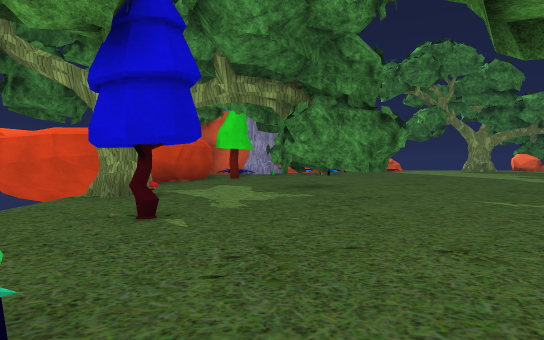
view 1 (above)

18 first-person views from a walk through a 3-D level made in the Unity game engine. The camera is 1.4 m above the floor, tilts 2° down and sees 70° across. The floor is counted in squares, 2 m on a side. Each view is taken from the middle of a square. On the plan, view 1 faces up. The plan holds only what a view shows up to about 11 squares ahead; the rest is blank. The place goes on beyond the plan. The player is left out. Some surface patterns are stand-ins.

view 2
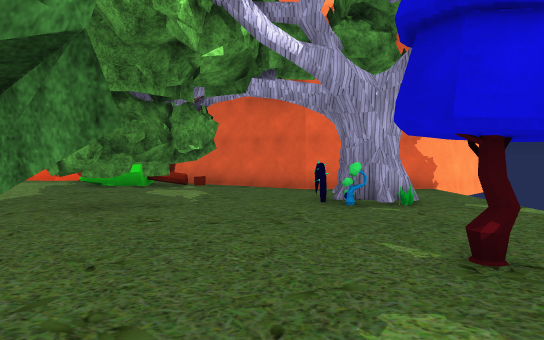

view 3
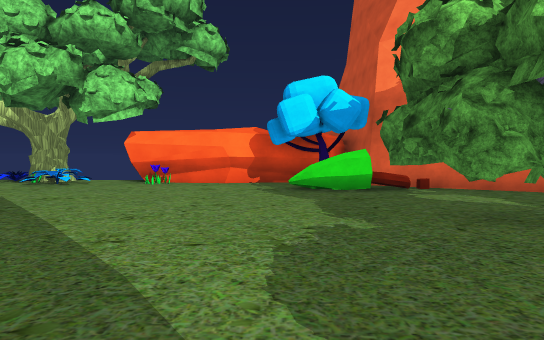

view 4
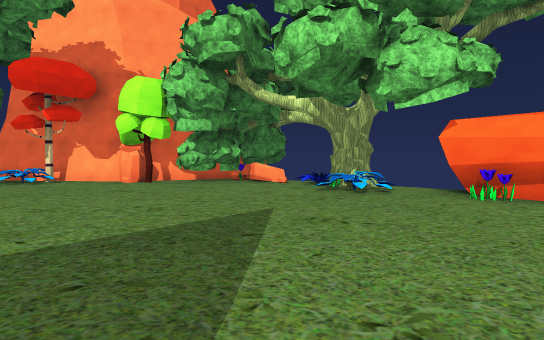

view 5
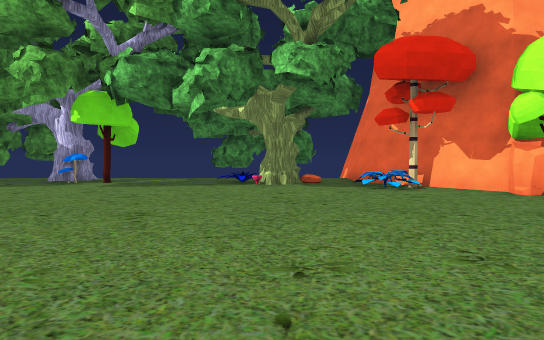

view 6
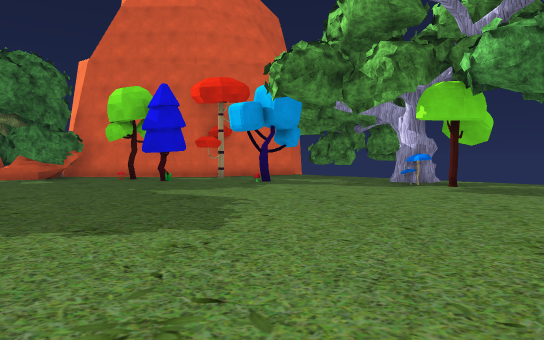

view 7
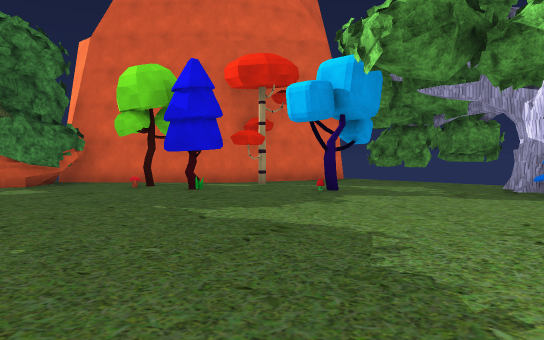

view 8
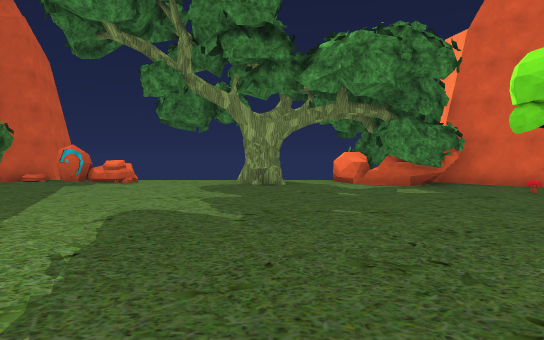

view 9
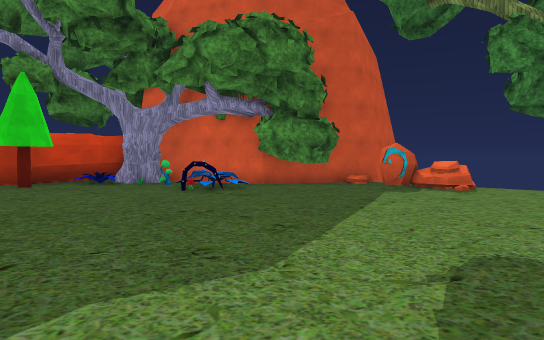

view 10
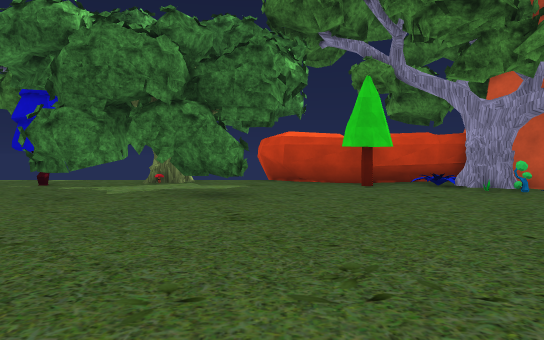

view 11
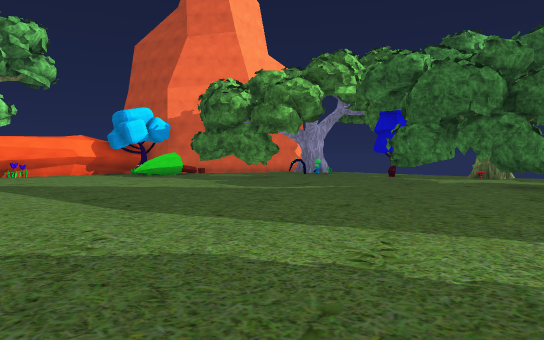

view 12
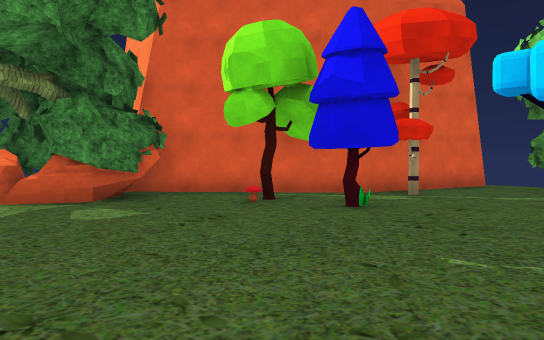

view 13
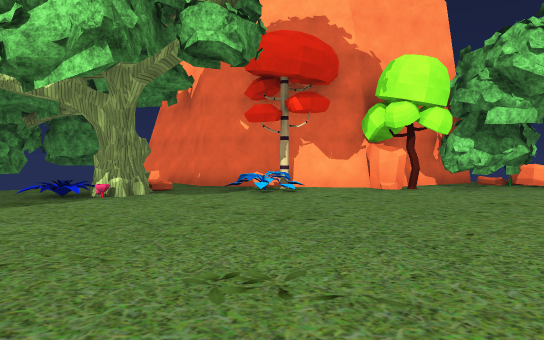

view 14
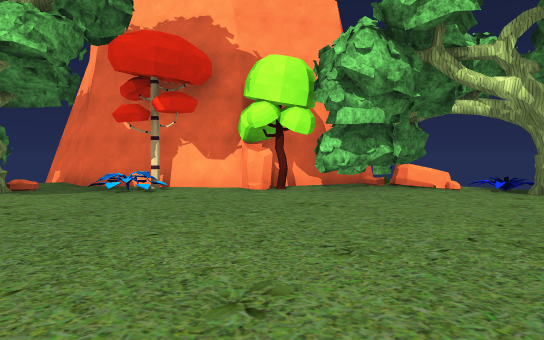

view 15
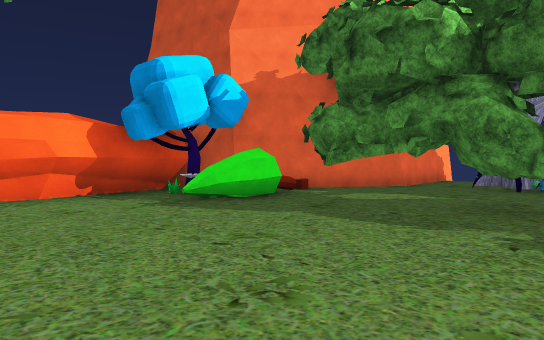

view 16
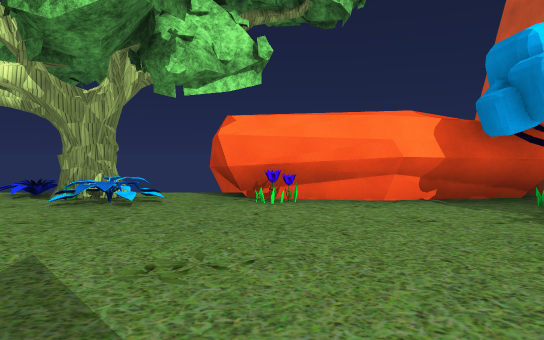

view 17
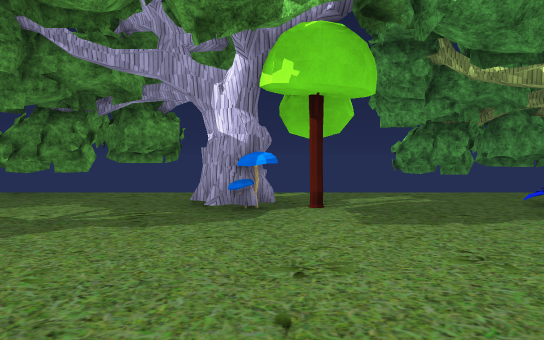

view 18
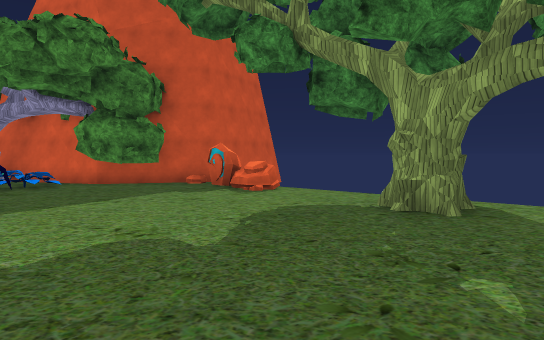

### Floor plan
Key: @ floor where view 1 was taken; # wall or solid block; . floor; = window, fence, low wall or low ledge; T thing the floor can be seen under or through; M mushroom; O other object.
Columns run from 4 left of view 1 to 22 right of it. Each row starts with its distance up from view 1.
 20        #         #
 19        #OOO.....O###
 18       ##......#.OOO##
 17     ####..........#.##
 16    ##.O............O.##
 15  # ##.O............O..####
 14  #.OO.O............OO.O..#
 13  ##......................#
 12  ##O.................OO..##
 11  #........................#
 10 ##........................
  9  ...#T..................#.
  8  ....TT................M..
  7  #O..TT................O..
  6  ....TT...................
  5  .........................#
  4  .OO...................O..#
  3  ......................#..#
  2  .....TT................  #
  1  .##..TT..................#
  0  ...@.TT.............OO####
 -1  .....TT..............##
 -2 #####..OO..........OO##
 -3     ###OOO.........###
 -4       #######.OO.OO##
 -5        #    ##.#.O###
 -6              # =  ##

Positions as (right, up) in squares from view 1, and headings:
1: (0, 0), facing up
2: (0, 7), facing down
3: (5, 6), facing down
4: (6, 3), facing down-right
5: (9, 3), facing right
6: (10, 4), facing up-right
7: (11, 7), facing up-right
8: (10, 8), facing up
9: (9, 10), facing up-left
10: (8, 10), facing left
11: (11, 11), facing down-left
12: (11, 11), facing up-right
13: (12, 6), facing down-right
14: (10, 4), facing down-right
15: (8, 3), facing down-left
16: (8, 2), facing down
17: (14, 8), facing right
18: (12, 13), facing up-left
